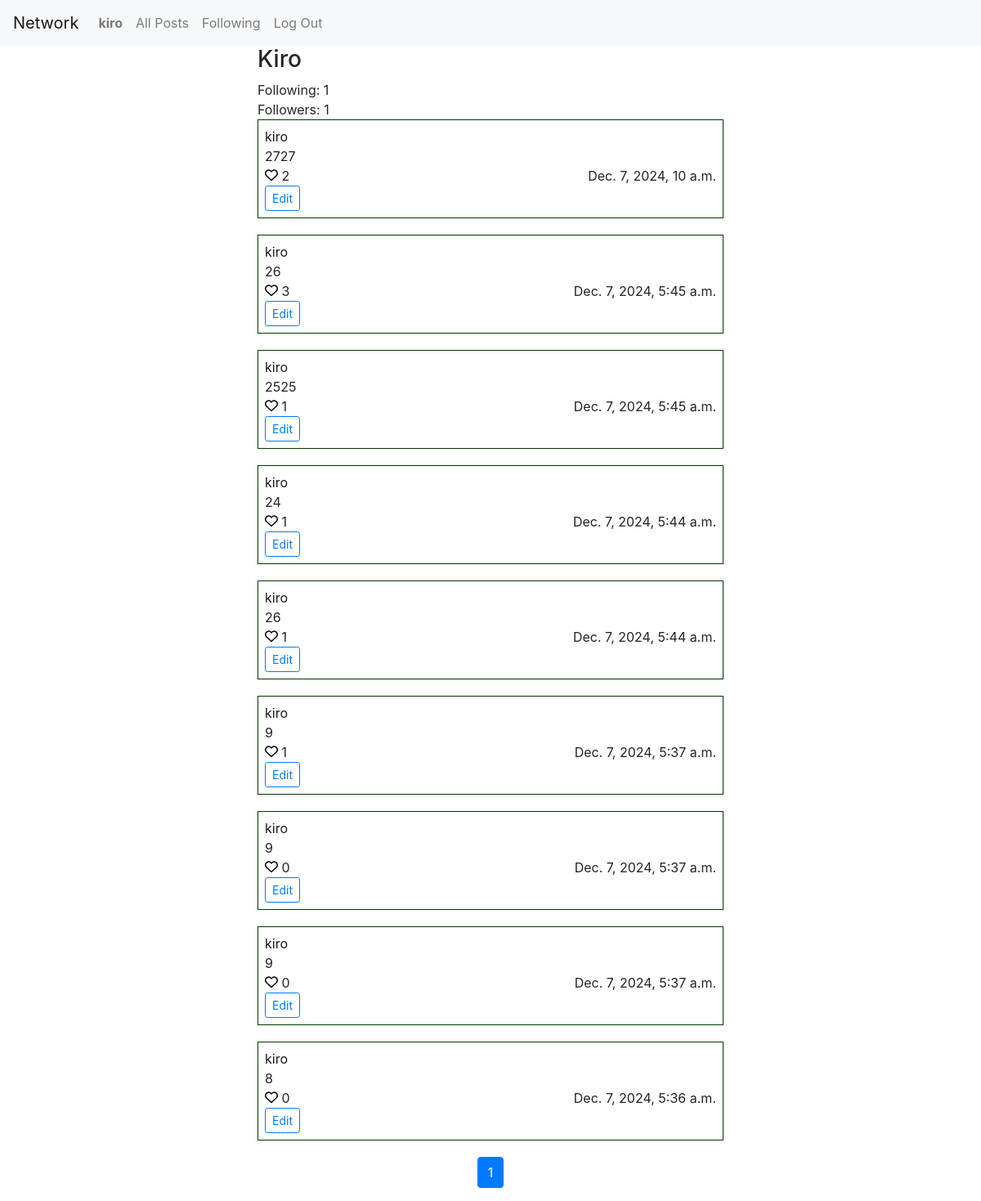
Before: /profile/3 (signed in) with the older database file.
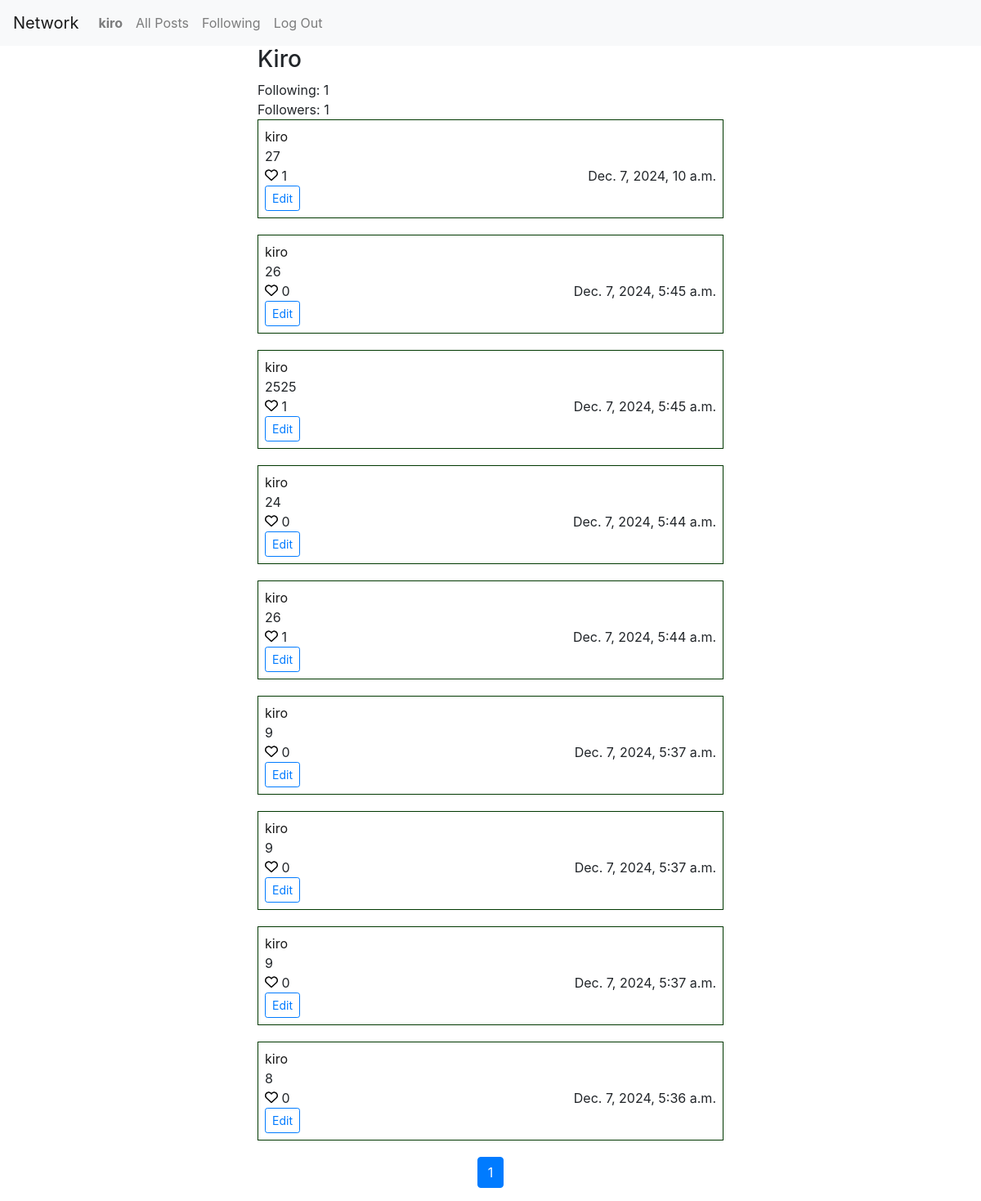
After: the same page with the newer database file.
### network/models.py (models this page shows)
class Post(models.Model):
    user = models.ForeignKey(User, on_delete=models.CASCADE, related_name="posts")
    body = models.TextField(max_length=1024)
    created_at = models.DateTimeField(auto_now_add=True)
    likes = models.IntegerField(default=0)

class User(AbstractUser):
    pass

### network/views.py (the view)
# urls.py: path("profile/<str:user_id>", views.profile, name="profile"),
@login_required
def profile(request, user_id):
    user = User.objects.get(id=user_id)
    posts = Post.objects.filter(user=user).order_by("-created_at")
    paginator = Paginator(posts, 10)
    page_number = request.GET.get('page')
    page_obj = paginator.get_page(page_number)
    user_following = Following.objects.filter(user=user).count()
    user_followed = Following.objects.filter(followed=user).count()
    followed = Following.objects.filter(user=request.user, followed=user).exists()
    is_own_profile = int(user_id) == int(request.user.id)
    return render(request, "network/profile.html", {
        "user": user,
        "page_obj": page_obj,
        "following": user_following,
        "followers": user_followed,
        "followed": followed,
        "is_own_profile": is_own_profile
    })

### network/templates/network/profile.html (shortened to what this page needs)
{% extends "network/layout.html" %}
{% load static %}
{% block body %}
<div class="container">
  <h3>{{ user.username|capfirst }}</h3>
  <div>Following: {{ following }}</div>
  <div>Followers: {{ followers }}</div>
  {% for post in page_obj %}
    <div class="post" data-post-id="{{ post.id }}"  data-post-likes="{{ post.likes }}">
      <a href="{% url 'profile' post.user.id %}">
        <p>{{ post.user }}</p>
      </a>
      <p class="post-body post-body-{{ post.id }}">{{ post.body }}</p>
      <div class="d-flex justify-content-between">
        <div>
          {% if post.id in liked_posts %}
            <button class="unlike-post unlike-post-{{ post.id }}" data-post-id="{{ post.id }}">
              <svg class="mb-1" xmlns="http://www.w3.org/2000/svg" width="16" height="16" viewBox="0 0 512 512" fill="red">
                <path
                  d="M47.6 300.4L228.3 469.1c7.5 7 17.4 10.9 27.7 10.9s20.2-3.9 27.7-10.9L464.4 300.4c30.4-28.3 47.6-68 47.6-109.5v-5.8c0-69.9-50.5-129.5-119.4-141C347 36.5 300.6 51.4 268 84L256 96 244 84c-32.6-32.6-79-47.5-124.6-39.9C50.5 55.6 0 115.2 0 185.1v5.8c0 41.5 17.2 81.2 47.6 109.5z"
                />
              </svg>
            </button>
            <button class="like-post like-post-{{ post.id }} d-none" data-post-id="{{ post.id }}">
              <svg class="mb-1" xmlns="http://www.w3.org/2000/svg" width="16" height="16" viewBox="0 0 512 512">
                <path
                  d="M225.8 468.2l-2.5-2.3L48.1 303.2C17.4 274.7 0 234.7 0 192.8l0-3.3c0-70.4 50-130.8 119.2-144C158.6 37.9 198.9 47 231 69.6c9 6.4 17.4 13.8 25 22.3c4.2-4.8 8.7-9.2 13.5-13.3c3.7-3.2 7.5-6.2 11.5-9c0 0 0 0 0 0C313.1 47 353.4 37.9 392.8 45.4C462 58.6 512 119.1 512 189.5l0 3.3c0 41.9-17.4 81.9-48.1 110.4L288.7 465.9l-2.5 2.3c-8.2 7.6-19 11.9-30.2 11.9s-22-4.2-30.2-11.9zM239.1 145c-.4-.3-.7-.7-1-1.1l-17.8-20-.1-.1s0 0 0 0c-23.1-25.9-58-37.7-92-31.2C81.6 101.5 48 142.1 48 189.5l0 3.3c0 28.5 11.9 55.8 32.8 75.2L256 430.7 431.2 268c20.9-19.4 32.8-46.7 32.8-75.2l0-3.3c0-47.3-33.6-88-80.1-96.9c-34-6.5-69 5.4-92 31.2c0 0 0 0-.1 .1s0 0-.1 .1l-17.8 20c-.3 .4-.7 .7-1 1.1c-4.5 4.5-10.6 7-16.9 7s-12.4-2.5-16.9-7z"
                />
              </svg>
            </button>
          {% else %}
            <button class="like-post like-post-{{ post.id }}" data-post-id="{{ post.id }}">
            </button>
          {% endif %}
          <span class="post-likes">{{ post.likes }}</span>
        </div>
        <span>{{ post.created_at }}</span>
      </div>
      {% if post.user == request.user %}
      <button class="btn btn-sm btn-outline-primary edit-post">Edit</button>
      {% endif %}
    </div>
  {% endfor %}
</div>
<nav aria-label="Page navigation">
  <ul class="pagination justify-content-center">
    {% for num in page_obj.paginator.page_range %}
    {% if page_obj.number == num %}
    <li class="page-item active"><span class="page-link">{{ num }}</span></li>
    {% elif num > page_obj.number|add:'-3' and num < page_obj.number|add:'3' %}
    <li class="page-item"><a class="page-link" href="?page={{ num }}">{{ num }}</a></li>
    {% endif %}
    {% endfor %}
  </ul>
</nav>
 {% endblock %}

Changed rows visible on the page:
changed Post "Dec. 7, 2024, 10 a.m.": body "2727" → "27"; likes "2" → "1"
changed Post (number 2 of 9 on the later page): likes "3" → "0"
changed Post (number 4 of 9 on the later page): likes "1" → "0"
changed Post (number 6 of 9 on the later page): likes "1" → "0"
